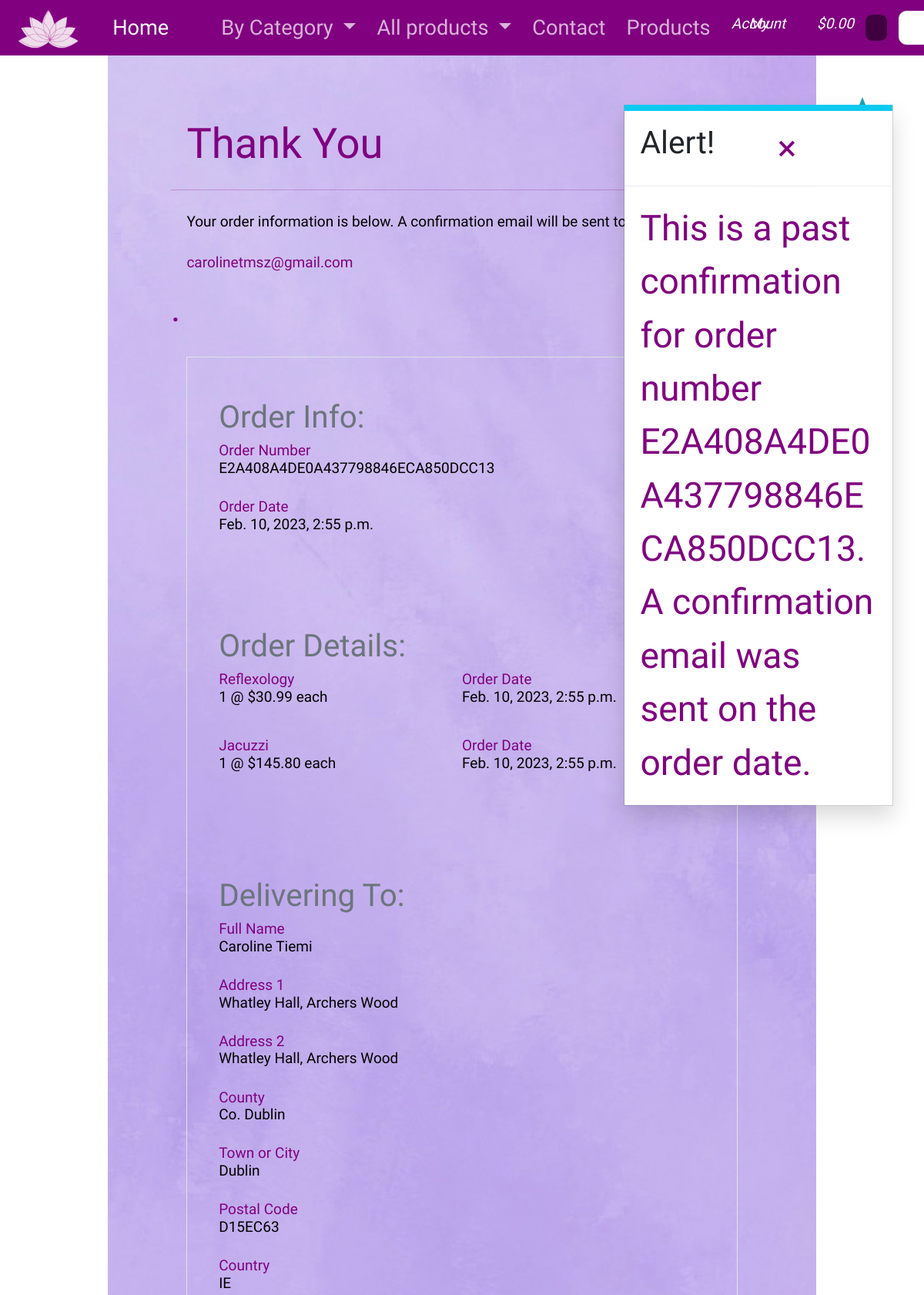
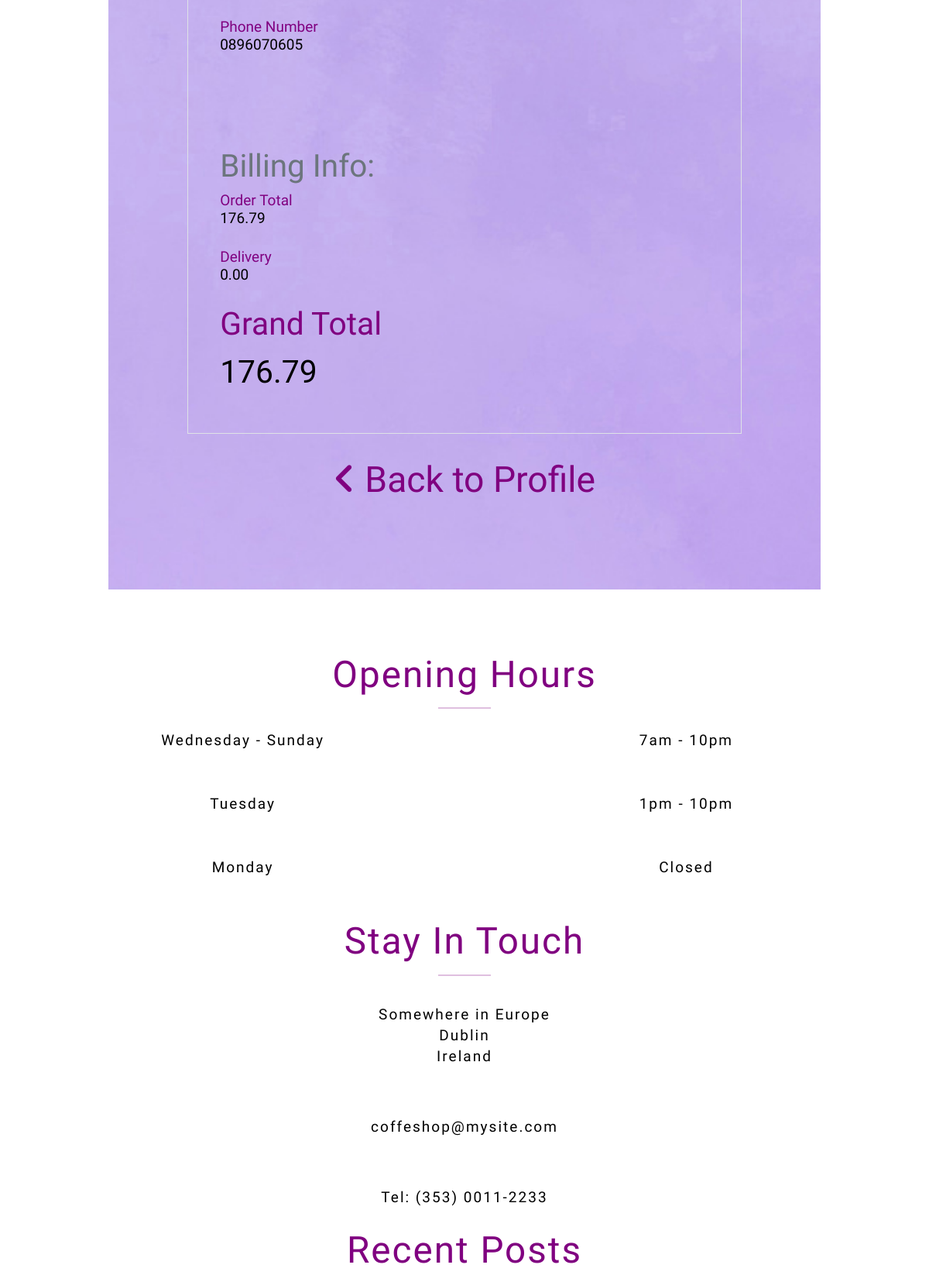
The page /profile/order_history/E2A408A4DE0A437798846ECA850DCC13 (upper part) on the database its author committed (2 pictures, top to bottom).
### checkout/models.py (models this page shows, shortened)
class Order(models.Model):
    order_number = models.CharField(max_length=32, null=False, editable=False)
    user_profile = models.ForeignKey(UserProfile, on_delete=models.SET_NULL,
                                     null=True, blank=True, related_name='orders')
    full_name = models.CharField(max_length=50, null=False, blank=False)
    email = models.EmailField(max_length=254, null=False, blank=False)
    phone_number = models.CharField(max_length=20, null=False, blank=False)
    country = CountryField(blank_label='Country *', null=False, blank=False)
    postcode = models.CharField(max_length=20, null=True, blank=True)
    town_or_city = models.CharField(max_length=40, null=False, blank=False)
    street_address1 = models.CharField(max_length=80, null=False, blank=False)
    street_address2 = models.CharField(max_length=80, null=True, blank=True)
    county = models.CharField(max_length=80, null=True, blank=True)
    date = models.DateTimeField(auto_now_add=True)
    delivery_cost = models.DecimalField(max_digits=6, decimal_places=2, null=False, default=0)
    order_total = models.DecimalField(max_digits=10, decimal_places=2, null=False, default=0)
    grand_total = models.DecimalField(max_digits=10, decimal_places=2, null=False, default=0)
    original_bag = models.TextField(null=False, blank=False, default='')
    stripe_pid = models.CharField(max_length=254, null=False, blank=False, default='')

class OrderLineItem(models.Model):
    order = models.ForeignKey(Order, null=False, blank=False, on_delete=models.CASCADE, related_name='lineitems')
    product = models.ForeignKey(Product, null=False, blank=False, on_delete=models.CASCADE)
    quantity = models.IntegerField(null=False, blank=False, default=0)
    lineitem_total = models.DecimalField(max_digits=6, decimal_places=2, null=False, blank=False, editable=False)

### products/models.py (models this page shows, shortened)
class Product(models.Model):
    category = models.ForeignKey('Category', null=True, blank=True, on_delete=models.SET_NULL)
    sku = models.CharField(max_length=254, null=True, blank=True)
    name = models.CharField(max_length=254)
    description = models.TextField()
    price = models.DecimalField(max_digits=6, decimal_places=2)
    rating = models.DecimalField(max_digits=6, decimal_places=2, null=True, blank=True)
    image_url = models.URLField(max_length=1024, null=True, blank=True)
    image = models.ImageField(null=True, blank=True)

### profiles/views.py (the view)
# urls.py: path('order_history/<order_number>', views.order_history, name='order_history'),
def order_history(request, order_number):
    order = get_object_or_404(Order, order_number=order_number)
    messages.info(request, (
        f'This is a past confirmation for order number {order_number}. '
        'A confirmation email was sent on the order date.'
    ))
    template = 'checkout/checkout_success.html'
    context = {
        'order': order,
        'from_profile': True,
    }
    return render(request, template, context)

### bag/contexts.py (called while the page is built, shortened)
def bag_contents(request):
    bag_items = []
    total = 0
    product_count = 0
    bag = request.session.get('bag', {})
    if total < settings.FREE_DELIVERY_THRESHOLD:
        delivery = total * Decimal(settings.STANDARD_DELIVERY_PERCENTAGE / 100)
        free_delivery_delta = settings.FREE_DELIVERY_THRESHOLD - total
    else:
        delivery = 0
        free_delivery_delta = 0
    grand_total = delivery + total
    context = {
        'bag_items': bag_items,
        'total': total,
        'product_count': product_count,
        'delivery': delivery,
        'free_delivery_delta': free_delivery_delta,
        'free_delivery_threshold': settings.FREE_DELIVERY_THRESHOLD,
        'grand_total': grand_total,
    }
    return context

### checkout/templates/checkout/checkout_success.html (shortened to what this page needs)
{% extends "base.html" %}
{% load static %}
{% block extra_css %}
    <link rel="stylesheet" href="{% static 'checkout/css/checkout.css' %}">
{% endblock %}
{% block content %}
    <div class="container">
        <div class="row">
            <h2 class="mb-3">Thank You</h2>
            <hr>
            <p>Your order information is below. A confirmation email will be sent to <h5>{{ order.email }}</h5>.</p>
            <div class="col">
                <div class="order-confirmation-wrapper border">
                    <div class="p-4">
                        <small class="text-muted">Order Info:</small>
                        <h5>Order Number<p>{{ order.order_number }}</p> </h5>
                        <h5>Order Date<p>{{ order.date }}</p></h5>
                    </div>
                    <div class="p-4">
                        <small class="text-muted">Order Details:</small>
                        {% for item in order.lineitems.all %}
                        <div style="display: grid; grid-template-columns: repeat(2,1fr);">
                            <h5>{{ item.product.name }}{% if item.product_size %} - Size {{ item.product.size|upper }}{% endif %}<p>{{ item.quantity }} @ ${{ item.product.price }} each</p></h5>
                            <h5>Order Date<p>{{ order.date }}</p></h5>
                        </div>
                        {% endfor %}
                    </div>
                    <div class="p-4">
                        <small class="text-muted">Delivering To:</small>
                        <h5>Full Name<p>{{ order.full_name }}</p> </h5>
                        <h5>Address 1<p>{{ order.street_address1 }}</p></h5>
                        {% if order.street_address2 %}
                            <h5>Address 2<p>{{ order.street_address1 }}</p></h5>
                        {% endif %}
                        {% if order.county %}
                            <h5>County<p>{{ order.county }}</p></h5>
                        {% endif %}
                        <h5>Town or City<p>{{ order.town_or_city }}</p></h5>
                        {% if order.postcode %}
                            <h5>Postal Code<p>{{ order.postcode }}</p></h5>
                        {% endif %}
                        <h5>Country<p>{{ order.country }}</p></h5>
                        <h5>Phone Number<p>{{ order.phone_number }}</p></h5>
                    </div>
                    <div class="p-4">
                        <small class="text-muted">Billing Info:</small>
                        <h5>Order Total<p>{{ order.order_total }}</p> </h5>
                        <h5>Delivery<p>{{ order.delivery_cost }}</p></h5>
                        <h4>Grand Total<h4 class="text-black">{{ order.grand_total }}</h4></h4>
                    </div>
                </div>
            </div>
            {% if from_profile %}
                <a href="{% url 'profile' %}" class="btn btn-black rounded-0 my-2">
                    <span class="icon mr-2">
                        <i class="fas fa-angle-left"></i>
                    </span>
                    <span>Back to Profile</span>
                </a>
            {% endif %}
        </div>
    </div>
{% endblock %}

### static/css/base.css (style rules this page uses)
* { color: purple; font-size: 1.7rem; padding: 0; margin: 0; font-family: 'Julius Sans One', sans-serif; }
p { font-size: 0.7rem; font-family: 'Mali', cursive; color: black; }
h5 { font-size: 0.7rem; font-family: 'Mali', cursive; }
a { text-decoration: none; }
.row { padding: 3rem 3rem; background-image: url(../Pictures/background-purple.jpg); background-size: cover; background-repeat: no-repeat; background-attachment: fixed; margin: 0; }

### rows shown on the page
Order: email "carolinetmsz@gmail.com", order_number "E2A408A4DE0A437798846ECA850DCC13", date "Feb. 10, 2023, 2:55 p.m.", full_name "Caroline Tiemi", street_address1 "Whatley Hall, Archers Wood", county "Co. Dublin", town_or_city "Dublin", postcode "D15EC63", country "IE", phone_number "0896070605", order_total "176.79", delivery_cost "0.00", grand_total "176.79"
OrderLineItem: product.name "Reflexology", quantity "1", product.price "30.99"
OrderLineItem: product.name "Jacuzzi", quantity "1", product.price "145.80"

### other values the page prints
{{ message }} "This is a past confirmation for order number E2A408A4DE0A437798846ECA850DCC13. A confirmation email was sent on the order date."
